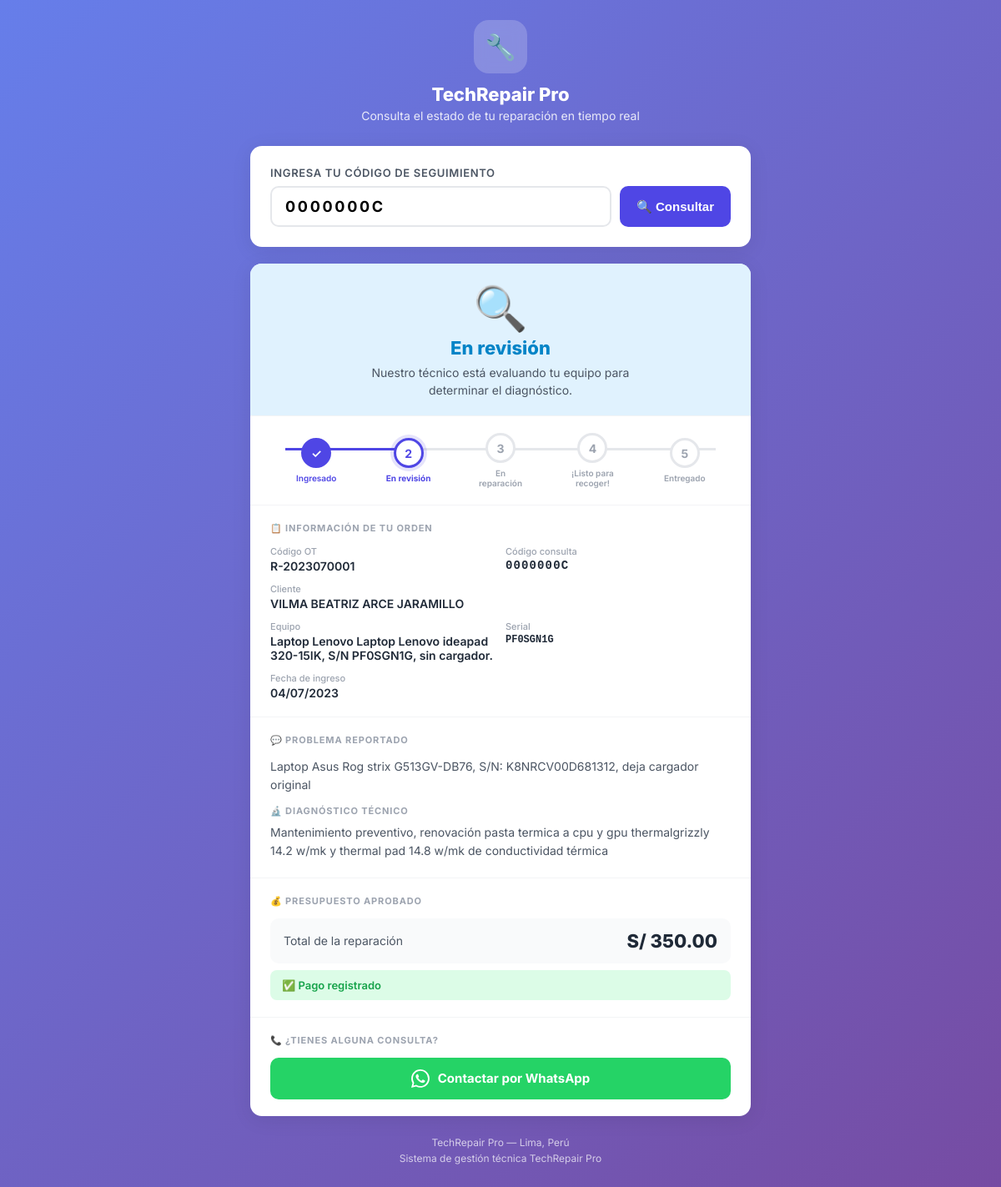
The page /public/estado.php?codigo=0000000C (signed in) on the database its author committed.
### tables this page shows
CREATE TABLE `ordenes_trabajo`  (
  `id` int UNSIGNED NOT NULL AUTO_INCREMENT,
  `codigo_ot` varchar(20) NOT NULL COMMENT 'OT-2024-0001',
  `codigo_publico` varchar(12) NOT NULL COMMENT 'Para consulta del cliente: ABC12345',
  `cliente_id` int UNSIGNED NOT NULL,
  `equipo_id` int UNSIGNED NOT NULL,
  `tecnico_id` int UNSIGNED NULL DEFAULT NULL,
  `usuario_creador_id` int UNSIGNED NOT NULL,
  `estado` enum('ingresado','en_revision','en_reparacion','listo','entregado','cancelado') NOT NULL DEFAULT 'ingresado',
  `problema_reportado` text NOT NULL COMMENT 'Lo que dice el cliente',
  `diagnostico_inicial` text NULL COMMENT 'Primera revisión del técnico',
  `diagnostico_tecnico` text NULL COMMENT 'Diagnóstico detallado',
  `observaciones` text NULL,
  `checklist` longtext NULL COMMENT 'Estado físico del equipo al ingreso',
  `costo_diagnostico` decimal(10, 2) NULL DEFAULT 0.00,
  `costo_repuestos` decimal(10, 2) NULL DEFAULT 0.00,
  `costo_mano_obra` decimal(10, 2) NULL DEFAULT 0.00,
  `costo_total` decimal(10, 2) NULL DEFAULT 0.00,
  `descuento` decimal(10, 2) NULL DEFAULT 0.00,
  `precio_final` decimal(10, 2) NULL DEFAULT 0.00,
  `presupuesto_aprobado` tinyint(1) NULL DEFAULT 0,
  `aprobado_por` enum('firma','whatsapp','llamada','email') NULL DEFAULT 'firma',
  `fecha_aprobacion` datetime NULL DEFAULT NULL,
  `firma_cliente` text NULL COMMENT 'SVG base64 de la firma',
  `garantia_dias` int NULL DEFAULT 30,
  `garantia_vence` date NULL DEFAULT NULL,
  `fecha_ingreso` datetime NOT NULL DEFAULT current_timestamp(),
  `fecha_estimada` date NULL DEFAULT NULL,
  `fecha_entrega` datetime NULL DEFAULT NULL,
  `pagado` tinyint(1) NULL DEFAULT 0,
  `metodo_pago` enum('efectivo','yape','plin','tarjeta','transferencia') NULL DEFAULT NULL,
  `fecha_pago` datetime NULL DEFAULT NULL,
  `created_at` datetime NOT NULL DEFAULT current_timestamp(),
  `updated_at` datetime NOT NULL DEFAULT current_timestamp() ON UPDATE CURRENT_TIMESTAMP,
  PRIMARY KEY (`id`) USING BTREE,
  UNIQUE INDEX `codigo_ot`(`codigo_ot` ASC) USING BTREE,
  UNIQUE INDEX `codigo_publico`(`codigo_publico` ASC) USING BTREE,
  INDEX `cliente_id`(`cliente_id` ASC) USING BTREE,
  INDEX `equipo_id`(`equipo_id` ASC) USING BTREE,
  INDEX `tecnico_id`(`tecnico_id` ASC) USING BTREE,
  INDEX `usuario_creador_id`(`usuario_creador_id` ASC) USING BTREE,
  INDEX `idx_estado`(`estado` ASC) USING BTREE,
  INDEX `idx_codigo_publico`(`codigo_publico` ASC) USING BTREE,
  INDEX `idx_fecha_ingreso`(`fecha_ingreso` ASC) USING BTREE,
  CONSTRAINT `ordenes_trabajo_ibfk_1` FOREIGN KEY (`cliente_id`) REFERENCES `clientes` (`id`) ON DELETE RESTRICT ON UPDATE RESTRICT,
  CONSTRAINT `ordenes_trabajo_ibfk_2` FOREIGN KEY (`equipo_id`) REFERENCES `equipos` (`id`) ON DELETE RESTRICT ON UPDATE RESTRICT,
  CONSTRAINT `ordenes_trabajo_ibfk_3` FOREIGN KEY (`tecnico_id`) REFERENCES `usuarios` (`id`) ON DELETE RESTRICT ON UPDATE RESTRICT,
  CONSTRAINT `ordenes_trabajo_ibfk_4` FOREIGN KEY (`usuario_creador_id`) REFERENCES `usuarios` (`id`) ON DELETE RESTRICT ON UPDATE RESTRICT
);

CREATE TABLE `clientes`  (
  `id` int UNSIGNED NOT NULL AUTO_INCREMENT,
  `codigo` varchar(20) NOT NULL COMMENT 'CLI-0001',
  `tipo` enum('persona','empresa') NOT NULL DEFAULT 'persona',
  `nombre` varchar(200) NOT NULL,
  `ruc_dni` varchar(20) NULL DEFAULT NULL,
  `email` varchar(150) NULL DEFAULT NULL,
  `telefono` varchar(20) NULL DEFAULT NULL,
  `whatsapp` varchar(20) NULL DEFAULT NULL,
  `direccion` text NULL,
  `distrito` varchar(100) NULL DEFAULT NULL,
  `segmento` enum('nuevo','frecuente','empresa','vip') NULL DEFAULT 'nuevo',
  `notas` text NULL,
  `activo` tinyint(1) NOT NULL DEFAULT 1,
  `created_at` datetime NOT NULL DEFAULT current_timestamp(),
  `updated_at` datetime NOT NULL DEFAULT current_timestamp() ON UPDATE CURRENT_TIMESTAMP,
  PRIMARY KEY (`id`) USING BTREE,
  UNIQUE INDEX `codigo`(`codigo` ASC) USING BTREE,
  INDEX `idx_ruc_dni`(`ruc_dni` ASC) USING BTREE,
  INDEX `idx_telefono`(`telefono` ASC) USING BTREE
);

CREATE TABLE `tipos_equipo`  (
  `id` int UNSIGNED NOT NULL AUTO_INCREMENT,
  `nombre` varchar(100) NOT NULL,
  `icono` varchar(50) NULL DEFAULT 'laptop',
  `activo` tinyint(1) NOT NULL DEFAULT 1,
  PRIMARY KEY (`id`) USING BTREE
);

CREATE TABLE `equipos`  (
  `id` int UNSIGNED NOT NULL AUTO_INCREMENT,
  `tipo_equipo_id` int UNSIGNED NOT NULL,
  `cliente_id` int UNSIGNED NOT NULL,
  `marca` varchar(100) NULL DEFAULT NULL,
  `modelo` varchar(150) NULL DEFAULT NULL,
  `serial` varchar(100) NULL DEFAULT NULL,
  `color` varchar(50) NULL DEFAULT NULL,
  `descripcion` text NULL,
  `created_at` datetime NOT NULL DEFAULT current_timestamp(),
  PRIMARY KEY (`id`) USING BTREE,
  INDEX `tipo_equipo_id`(`tipo_equipo_id` ASC) USING BTREE,
  INDEX `cliente_id`(`cliente_id` ASC) USING BTREE,
  INDEX `idx_serial`(`serial` ASC) USING BTREE,
  CONSTRAINT `equipos_ibfk_1` FOREIGN KEY (`tipo_equipo_id`) REFERENCES `tipos_equipo` (`id`) ON DELETE RESTRICT ON UPDATE RESTRICT,
  CONSTRAINT `equipos_ibfk_2` FOREIGN KEY (`cliente_id`) REFERENCES `clientes` (`id`) ON DELETE RESTRICT ON UPDATE RESTRICT
);

### public/estado.php (the view, shortened to what this page needs)
<?php
$empresa = [];
try {
    $db2  = getDB();
    $cfgs = $db2->query("SELECT clave, valor FROM configuracion")->fetchAll();
    foreach ($cfgs as $r) $empresa[$r['clave']] = $r['valor'];
} catch(Exception $e) {}
$nombreEmpresa = $empresa['empresa_nombre']   ?? APP_NAME;
$telEmpresa    = $empresa['empresa_telefono'] ?? '';
$dirEmpresa    = $empresa['empresa_direccion']?? '';
$ot      = null;
$codigo  = strtoupper(trim($_GET['codigo'] ?? $_POST['codigo'] ?? ''));
if ($codigo) {
    try {
        $db   = getDB();
        $stmt = $db->prepare("
            SELECT ot.*,
                   c.nombre   AS cliente_nombre,
                   te.nombre  AS tipo_equipo,
                   e.marca, e.modelo, e.serial, e.color,
                   CONCAT(u.nombre,' ',u.apellido) AS tecnico_nombre
            FROM ordenes_trabajo ot
            JOIN clientes    c  ON c.id  = ot.cliente_id
            JOIN equipos     e  ON e.id  = ot.equipo_id
            JOIN tipos_equipo te ON te.id = e.tipo_equipo_id
            LEFT JOIN usuarios u ON u.id = ot.tecnico_id
            WHERE ot.codigo_publico = ?
            LIMIT 1
        ");
        $stmt->execute([$codigo]);
        $ot = $stmt->fetch();
    } catch(Exception $e) {
        $error = 'Error de conexión. Intenta más tarde.';
    }
}
$estadosPortal = [
    'ingresado'     => [
        'paso'  => 1,
        'label' => 'Ingresado',
        'emoji' => '📥',
        'color' => '#6b7280',
        'bg'    => '#f3f4f6',
        'desc'  => 'Tu equipo ha ingresado al taller y será revisado pronto.',
    ],
    'en_revision'   => [
        'paso'  => 2,
        'label' => 'En revisión',
        'emoji' => '🔍',
        'color' => '#0284c7',
        'bg'    => '#e0f2fe',
        'desc'  => 'Nuestro técnico está evaluando tu equipo para determinar el diagnóstico.',
    ],
    'en_reparacion' => [
        'paso'  => 3,
        'label' => 'En reparación',
        'emoji' => '🔧',
        'color' => '#d97706',
        'bg'    => '#fef3c7',
        'desc'  => 'Tu equipo se encuentra en proceso de reparación.',
    ],
    'listo'         => [
        'paso'  => 4,
        'label' => '¡Listo para recoger!',
        'emoji' => '✅',
        'color' => '#16a34a',
        'bg'    => '#dcfce7',
        'desc'  => '¡Tu equipo está listo! Puedes pasar a recogerlo cuando gustes.',
    ],
    'entregado'     => [
        'paso'  => 5,
        'label' => 'Entregado',
        'emoji' => '📦',
        'color' => '#7c3aed',
        'bg'    => '#ede9fe',
        'desc'  => 'El equipo fue entregado. ¡Gracias por confiar en nosotros!',
    ],
    'cancelado'     => [
        'paso'  => 0,
        'label' => 'Cancelado',
        'emoji' => '❌',
        'color' => '#dc2626',
        'bg'    => '#fee2e2',
        'desc'  => 'Esta orden fue cancelada.',
    ],
];
$eData   = $ot ? ($estadosPortal[$ot['estado']] ?? $estadosPortal['ingresado']) : null;
$pasoAct = $ot ? $eData['paso'] : 0;
$pasos   = ['ingresado','en_revision','en_reparacion','listo','entregado'];
?>
<!DOCTYPE html>
<html lang="es">
<head>
</head>
<body>
<div class="portal-header">
  <div class="brand-icon">🔧</div>
  <h1><?= htmlspecialchars($nombreEmpresa) ?></h1>
  <p>Consulta el estado de tu reparación en tiempo real</p>
</div>
<div class="card">
  <div class="search-box">
    <form method="POST">
      <label>Ingresa tu código de seguimiento</label>
      <div class="search-row">
        <input type="text" name="codigo" class="search-input"
               placeholder="Ej: A1B2C3D4"
               value="<?= htmlspecialchars($codigo) ?>"
               maxlength="10" autocomplete="off" autocapitalize="characters"
               autofocus/>
        <button type="submit" class="search-btn">🔍 Consultar</button>
      </div>
    </form>
  </div>
</div>
<?php if ($ot): ?>
<div class="card">
  <div class="status-hero" style="background:<?= $eData['bg'] ?>">
    <div class="status-emoji"><?= $eData['emoji'] ?></div>
    <div class="status-label" style="color:<?= $eData['color'] ?>"><?= $eData['label'] ?></div>
    <div class="status-desc"><?= $eData['desc'] ?></div>
  </div>
  <?php if ($ot['estado'] !== 'cancelado'): ?>
  <div class="progress-wrap">
    <?php
      $totalPasos = count($pasos) - 1;
      $anchoLinea = $pasoAct > 0
        ? min(100, round((($pasoAct - 1) / $totalPasos) * 100))
        : 0;
    ?>
    <div class="progress-steps">
      <div class="progress-line" style="width:calc(<?= $anchoLinea ?>% - 0px)"></div>
      <?php foreach ($pasos as $i => $paso):
        $num    = $i + 1;
        $eP     = $estadosPortal[$paso];
        $hecho  = $pasoAct > $num;
        $activo = $pasoAct === $num;
        $clase  = $hecho ? 'done' : ($activo ? 'active' : '');
      ?>
      <div class="step-item">
        <div class="step-circle <?= $clase ?>">
          <?= $hecho ? '✓' : $num ?>
        </div>
        <div class="step-label <?= $clase ?>"><?= $eP['label'] ?></div>
      </div>
      <?php endforeach; ?>
    </div>
  </div>
  <?php endif; ?>
  <div class="info-section">
    <div class="section-title">📋 Información de tu orden</div>
    <div class="info-grid">
      <div class="info-item">
        <div class="label">Código OT</div>
        <div class="value"><?= htmlspecialchars($ot['codigo_ot']) ?></div>
      </div>
      <div class="info-item">
        <div class="label">Código consulta</div>
        <div class="value" style="font-family:monospace;letter-spacing:.08em"><?= htmlspecialchars($ot['codigo_publico']) ?></div>
      </div>
      <div class="info-item full">
        <div class="label">Cliente</div>
        <div class="value"><?= htmlspecialchars($ot['cliente_nombre']) ?></div>
      </div>
      <div class="info-item">
        <div class="label">Equipo</div>
        <div class="value"><?= htmlspecialchars(trim($ot['tipo_equipo'].' '.($ot['marca']??'').' '.($ot['modelo']??''))) ?></div>
      </div>
      <?php if ($ot['serial']): ?>
      <div class="info-item">
        <div class="label">Serial</div>
        <div class="value" style="font-family:monospace;font-size:12px"><?= htmlspecialchars($ot['serial']) ?></div>
      </div>
      <?php endif; ?>
      <div class="info-item">
        <div class="label">Fecha de ingreso</div>
        <div class="value"><?= date('d/m/Y', strtotime($ot['fecha_ingreso'])) ?></div>
      </div>
    </div>
  </div>
  <div class="info-section">
    <div class="section-title">💬 Problema reportado</div>
    <p style="font-size:14px;color:var(--gray-600);line-height:1.6">
      <?= nl2br(htmlspecialchars($ot['problema_reportado'])) ?>
    </p>
    <?php if ($ot['diagnostico_tecnico']): ?>
    <div style="margin-top:12px">
      <div class="section-title" style="margin-bottom:8px">🔬 Diagnóstico técnico</div>
      <p style="font-size:14px;color:var(--gray-600);line-height:1.6">
        <?= nl2br(htmlspecialchars($ot['diagnostico_tecnico'])) ?>
      </p>
    </div>
    <?php endif; ?>
  </div>
  <?php if ($ot['presupuesto_aprobado'] && $ot['precio_final'] > 0): ?>
  <div class="info-section">
    <div class="section-title">💰 Presupuesto aprobado</div>
    <div style="display:flex;justify-content:space-between;align-items:center;background:var(--gray-50);border-radius:10px;padding:14px 16px">
      <span style="font-size:14px;color:var(--gray-600)">Total de la reparación</span>
      <span style="font-size:22px;font-weight:800;color:var(--gray-800)">S/ <?= number_format($ot['precio_final'],2) ?></span>
    </div>
    <?php if ($ot['pagado']): ?>
    <div style="margin-top:8px;background:#dcfce7;border-radius:8px;padding:10px 14px;font-size:13px;color:#16a34a;font-weight:600">
      ✅ Pago registrado
    </div>
    <?php endif; ?>
  </div>
  <?php endif; ?>
  <?php if ($telEmpresa): ?>
  <div class="info-section">
    <div class="section-title">📞 ¿Tienes alguna consulta?</div>
    <a href="https://wa.me/51<?= preg_replace('/\D/','',$telEmpresa) ?>?text=Hola+<?= urlencode($nombreEmpresa) ?>%2C+tengo+una+consulta+sobre+mi+reparaci%C3%B3n+con+c%C3%B3digo+<?= $ot['codigo_publico'] ?>"
       target="_blank" class="btn-wa">
      Contactar por WhatsApp
    </a>
  </div>
  <?php endif; ?>
</div>
<?php endif; ?>
<div class="portal-footer">
  <p><?= htmlspecialchars($nombreEmpresa) ?><?= $dirEmpresa ? ' — '.htmlspecialchars($dirEmpresa) : '' ?></p>
  <p style="margin-top:4px">Sistema de gestión técnica TechRepair Pro</p>
</div>
</body>
</html>

### rows shown on the page
ordenes_trabajo: estado "🔍", estado "En revisión", estado "Nuestro técnico está evaluando tu equipo para determinar el diagnóstico.", codigo_ot "R-2023070001", codigo_publico "0000000C", cliente.nombre "VILMA BEATRIZ ARCE JARAMILLO", tipos_equipo.nombre "Laptop Lenovo Laptop Lenovo ideapad 320-15IK, S/N PF0SGN1G, sin cargador.", equipo.serial "PF0SGN1G", fecha_ingreso "04/07/2023", problema_reportado "Laptop Asus Rog strix G513GV-DB76, S/N: K8NRCV00D681312, deja cargador original", diagnostico_tecnico "Mantenimiento preventivo, renovación pasta termica a cpu y gpu thermalgrizzly 14.2 w/mk y thermal pad 14.8 w/mk de conductividad térmica", precio_final "350.00"

### other values the page prints
$nombreEmpresa "TechRepair Pro"
$eP['label'] "Ingresado"
$num "2"
$eP['label'] "En revisión"
$num "3"
$eP['label'] "En reparación"
$num "4"
$eP['label'] "¡Listo para recoger!"
$num "5"
$eP['label'] "Entregado"
$dirEmpresa "Lima, Perú"
